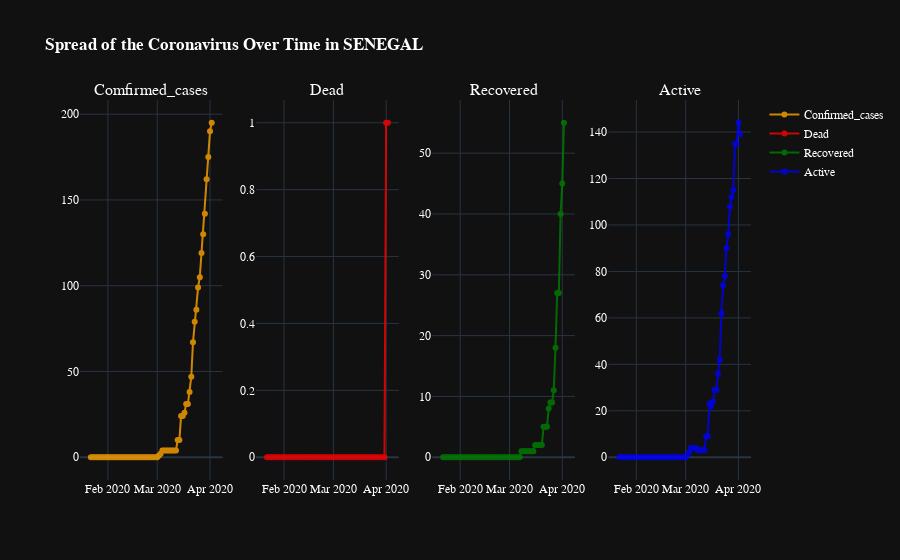

Notebook cell for this chart:
### Code cell
fig = make_subplots(rows=1, cols=4, subplot_titles=("Comfirmed_cases", "Dead", "Recovered",'Active'))

trace1 = go.Scatter(x=grouped_senegal_date['Date'],y=grouped_senegal_date['Confirmed_cases'],name="Confirmed_cases",line_color='orange',mode='lines+markers',opacity=0.8)
trace2 = go.Scatter(x=grouped_senegal_date['Date'],y=grouped_senegal_date['Dead'],name="Dead",line_color='red',mode='lines+markers',opacity=0.8)
trace3 = go.Scatter(x=grouped_senegal_date['Date'],y=grouped_senegal_date['Recovered'],name="Recovered",mode='lines+markers',line_color='green',opacity=0.8)
trace4 = go.Scatter(x=grouped_senegal_date['Date'],y=grouped_senegal_date['Active'],name="Active",line_color='blue',mode='lines+markers',opacity=0.8)

fig.append_trace(trace1, 1, 1)
fig.append_trace(trace2, 1, 2)
fig.append_trace(trace3, 1, 3)
fig.append_trace(trace4, 1, 4)
fig.update_layout(template="plotly_dark",title_text = '<b>Spread of the Coronavirus Over Time in SENEGAL</b>',
                  font=dict(family="Arial, Balto, Courier New, Droid Sans",color='white'))
fig.show()


# create map and display it
#latitude = 39.91666667
#longitude = 116.383333
#world_map = folium.Map(location=[latitude, longitude], zoom_start=3.5,tiles='Stamen Toner')

#for lat, lon, Confirmed,Deaths,Recovered,name in zip(grouped_senegal['Lat'], grouped_senegal['Long'], grouped_senegal['Confirmed_cases'],grouped_senegal['Dead'],grouped_senegal['Recovered'], grouped_senegal['Country']):
 #   folium.CircleMarker([lat, lon],
  #                      radius=10,
   #                     popup = ('<strong>Country</strong>: ' + str(name).capitalize() + '<br>'
    #                            '<strong>Confirmed Cases</strong>: ' + str(Confirmed) + '<br>'
     #                           '<strong>Recovered Cases</strong>: ' + str(Recovered) +'<br>'
      #                          '<strong>Deaths Cases</strong>: ' + str(Deaths) +'<br>'),
       #                 color='red',
                        
        #                fill_color='red',
         #               fill_opacity=0.7 ).add_to(world_map)
#world_map

### Figure 1 — Plotly figure (JSON) as saved in the notebook; plotly's stock layout.template omitted (floating-point values rounded to 4 significant figures)
{"data": [{"line": {"color": "orange"}, "mode": "lines+markers", "name": "Confirmed_cases", "opacity": 0.8, "type": "scatter", "x": ["2020-01-22", "2020-01-23", "2020-01-24", "2020-01-25", "2020-01-26", "2020-01-27", "2020-01-28", "2020-01-29", "2020-01-30", "2020-01-31", "2020-02-01", "2020-02-02", "2020-02-03", "2020-02-04", "2020-02-05", "2020-02-06", "2020-02-07", "2020-02-08", "2020-02-09", "2020-02-10", "2020-02-11", "2020-02-12", "2020-02-13", "2020-02-14", "2020-02-15", "2020-02-16", "2020-02-17", "2020-02-18", "2020-02-19", "2020-02-20", "2020-02-21", "2020-02-22", "2020-02-23", "2020-02-24", "2020-02-25", "2020-02-26", "2020-02-27", "2020-02-28", "2020-02-29", "2020-03-01", "2020-03-02", "2020-03-03", "2020-03-04", "2020-03-05", "2020-03-06", "2020-03-07", "2020-03-08", "2020-03-09", "2020-03-10", "2020-03-11", "2020-03-12", "2020-03-13", "2020-03-14", "2020-03-15", "2020-03-16", "2020-03-17", "2020-03-18", "2020-03-19", "2020-03-20", "2020-03-21", "2020-03-22", "2020-03-23", "2020-03-24", "2020-03-25", "2020-03-26", "2020-03-27", "2020-03-28", "2020-03-29", "2020-03-30", "2020-03-31", "2020-04-01", "2020-04-02"], "xaxis": "x", "y": [0, 0, 0, 0, 0, 0, 0, 0, 0, 0, 0, 0, 0, 0, 0, 0, 0, 0, 0, 0, 0, 0, 0, 0, 0, 0, 0, 0, 0, 0, 0, 0, 0, 0, 0, 0, 0, 0, 0, 0, 1, 2, 4, 4, 4, 4, 4, 4, 4, 4, 4, 10, 10, 24, 24, 26, 31, 31, 38, 47, 67, 79, 86, 99, 105, 119, 130, 142, 162, 175, 190, 195], "yaxis": "y"}, {"line": {"color": "red"}, "mode": "lines+markers", "name": "Dead", "opacity": 0.8, "type": "scatter", "x": ["2020-01-22", "2020-01-23", "2020-01-24", "2020-01-25", "2020-01-26", "2020-01-27", "2020-01-28", "2020-01-29", "2020-01-30", "2020-01-31", "2020-02-01", "2020-02-02", "2020-02-03", "2020-02-04", "2020-02-05", "2020-02-06", "2020-02-07", "2020-02-08", "2020-02-09", "2020-02-10", "2020-02-11", "2020-02-12", "2020-02-13", "2020-02-14", "2020-02-15", "2020-02-16", "2020-02-17", "2020-02-18", "2020-02-19", "2020-02-20", "2020-02-21", "2020-02-22", "2020-02-23", "2020-02-24", "2020-02-25", "2020-02-26", "2020-02-27", "2020-02-28", "2020-02-29", "2020-03-01", "2020-03-02", "2020-03-03", "2020-03-04", "2020-03-05", "2020-03-06", "2020-03-07", "2020-03-08", "2020-03-09", "2020-03-10", "2020-03-11", "2020-03-12", "2020-03-13", "2020-03-14", "2020-03-15", "2020-03-16", "2020-03-17", "2020-03-18", "2020-03-19", "2020-03-20", "2020-03-21", "2020-03-22", "2020-03-23", "2020-03-24", "2020-03-25", "2020-03-26", "2020-03-27", "2020-03-28", "2020-03-29", "2020-03-30", "2020-03-31", "2020-04-01", "2020-04-02"], "xaxis": "x2", "y": [0, 0, 0, 0, 0, 0, 0, 0, 0, 0, 0, 0, 0, 0, 0, 0, 0, 0, 0, 0, 0, 0, 0, 0, 0, 0, 0, 0, 0, 0, 0, 0, 0, 0, 0, 0, 0, 0, 0, 0, 0, 0, 0, 0, 0, 0, 0, 0, 0, 0, 0, 0, 0, 0, 0, 0, 0, 0, 0, 0, 0, 0, 0, 0, 0, 0, 0, 0, 0, 0, 1, 1], "yaxis": "y2"}, {"line": {"color": "green"}, "mode": "lines+markers", "name": "Recovered", "opacity": 0.8, "type": "scatter", "x": ["2020-01-22", "2020-01-23", "2020-01-24", "2020-01-25", "2020-01-26", "2020-01-27", "2020-01-28", "2020-01-29", "2020-01-30", "2020-01-31", "2020-02-01", "2020-02-02", "2020-02-03", "2020-02-04", "2020-02-05", "2020-02-06", "2020-02-07", "2020-02-08", "2020-02-09", "2020-02-10", "2020-02-11", "2020-02-12", "2020-02-13", "2020-02-14", "2020-02-15", "2020-02-16", "2020-02-17", "2020-02-18", "2020-02-19", "2020-02-20", "2020-02-21", "2020-02-22", "2020-02-23", "2020-02-24", "2020-02-25", "2020-02-26", "2020-02-27", "2020-02-28", "2020-02-29", "2020-03-01", "2020-03-02", "2020-03-03", "2020-03-04", "2020-03-05", "2020-03-06", "2020-03-07", "2020-03-08", "2020-03-09", "2020-03-10", "2020-03-11", "2020-03-12", "2020-03-13", "2020-03-14", "2020-03-15", "2020-03-16", "2020-03-17", "2020-03-18", "2020-03-19", "2020-03-20", "2020-03-21", "2020-03-22", "2020-03-23", "2020-03-24", "2020-03-25", "2020-03-26", "2020-03-27", "2020-03-28", "2020-03-29", "2020-03-30", "2020-03-31", "2020-04-01", "2020-04-02"], "xaxis": "x3", "y": [0, 0, 0, 0, 0, 0, 0, 0, 0, 0, 0, 0, 0, 0, 0, 0, 0, 0, 0, 0, 0, 0, 0, 0, 0, 0, 0, 0, 0, 0, 0, 0, 0, 0, 0, 0, 0, 0, 0, 0, 0, 0, 0, 0, 0, 0, 1, 1, 1, 1, 1, 1, 1, 1, 2, 2, 2, 2, 2, 5, 5, 5, 8, 9, 9, 11, 18, 27, 27, 40, 45, 55], "yaxis": "y3"}, {"line": {"color": "blue"}, "mode": "lines+markers", "name": "Active", "opacity": 0.8, "type": "scatter", "x": ["2020-01-22", "2020-01-23", "2020-01-24", "2020-01-25", "2020-01-26", "2020-01-27", "2020-01-28", "2020-01-29", "2020-01-30", "2020-01-31", "2020-02-01", "2020-02-02", "2020-02-03", "2020-02-04", "2020-02-05", "2020-02-06", "2020-02-07", "2020-02-08", "2020-02-09", "2020-02-10", "2020-02-11", "2020-02-12", "2020-02-13", "2020-02-14", "2020-02-15", "2020-02-16", "2020-02-17", "2020-02-18", "2020-02-19", "2020-02-20", "2020-02-21", "2020-02-22", "2020-02-23", "2020-02-24", "2020-02-25", "2020-02-26", "2020-02-27", "2020-02-28", "2020-02-29", "2020-03-01", "2020-03-02", "2020-03-03", "2020-03-04", "2020-03-05", "2020-03-06", "2020-03-07", "2020-03-08", "2020-03-09", "2020-03-10", "2020-03-11", "2020-03-12", "2020-03-13", "2020-03-14", "2020-03-15", "2020-03-16", "2020-03-17", "2020-03-18", "2020-03-19", "2020-03-20", "2020-03-21", "2020-03-22", "2020-03-23", "2020-03-24", "2020-03-25", "2020-03-26", "2020-03-27", "2020-03-28", "2020-03-29", "2020-03-30", "2020-03-31", "2020-04-01", "2020-04-02"], "xaxis": "x4", "y": [0, 0, 0, 0, 0, 0, 0, 0, 0, 0, 0, 0, 0, 0, 0, 0, 0, 0, 0, 0, 0, 0, 0, 0, 0, 0, 0, 0, 0, 0, 0, 0, 0, 0, 0, 0, 0, 0, 0, 0, 1, 2, 4, 4, 4, 4, 3, 3, 3, 3, 3, 9, 9, 23, 22, 24, 29, 29, 36, 42, 62, 74, 78, 90, 96, 108, 112, 115, 135, 135, 144, 139], "yaxis": "y4"}], "layout": {"annotations": [{"font": {"size": 16}, "showarrow": false, "text": "Comfirmed_cases", "x": 0.1062, "xanchor": "center", "xref": "paper", "y": 1, "yanchor": "bottom", "yref": "paper"}, {"font": {"size": 16}, "showarrow": false, "text": "Dead", "x": 0.3688, "xanchor": "center", "xref": "paper", "y": 1, "yanchor": "bottom", "yref": "paper"}, {"font": {"size": 16}, "showarrow": false, "text": "Recovered", "x": 0.6313, "xanchor": "center", "xref": "paper", "y": 1, "yanchor": "bottom", "yref": "paper"}, {"font": {"size": 16}, "showarrow": false, "text": "Active", "x": 0.8938, "xanchor": "center", "xref": "paper", "y": 1, "yanchor": "bottom", "yref": "paper"}], "font": {"color": "white", "family": "Arial, Balto, Courier New, Droid Sans"}, "title": {"text": "<b>Spread of the Coronavirus Over Time in SENEGAL</b>"}, "xaxis": {"anchor": "y", "domain": [0, 0.2125]}, "xaxis2": {"anchor": "y2", "domain": [0.2625, 0.475]}, "xaxis3": {"anchor": "y3", "domain": [0.525, 0.7375]}, "xaxis4": {"anchor": "y4", "domain": [0.7875, 1]}, "yaxis": {"anchor": "x", "domain": [0, 1]}, "yaxis2": {"anchor": "x2", "domain": [0, 1]}, "yaxis3": {"anchor": "x3", "domain": [0, 1]}, "yaxis4": {"anchor": "x4", "domain": [0, 1]}}}
